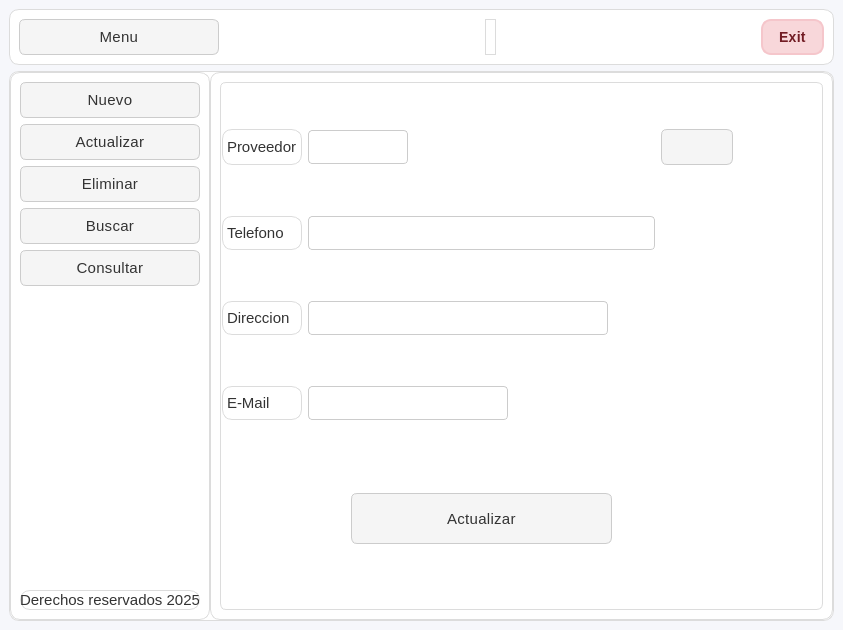
<?xml version="1.0" encoding="UTF-8"?>
<ui version="4.0">
 <class>MainWindow</class>
 <widget class="QMainWindow" name="MainWindow">
  <property name="geometry">
   <rect>
    <x>0</x>
    <y>0</y>
    <width>843</width>
    <height>630</height>
   </rect>
  </property>
  <property name="windowTitle">
   <string>MainWindow</string>
  </property>
  <property name="styleSheet">
   <string notr="true">/* === Estilo general === */
QMainWindow {
    background-color: #f6f7fb;
    color: #333333;
    font-family: &quot;Segoe UI Variable&quot;, &quot;Roboto&quot;, &quot;Open Sans&quot;, sans-serif;
    font-size: 16px;
    font-weight: 300; /* Más delgada */
}

/* === Frames === */
QFrame {
    background-color: #ffffff;
    border-radius: 10px;
    border: 1px solid #dcdcdc;
}

/* Barra superior */
#frame_superior {
    background-color: #e8ecf1;
    border: none;
}

/* Panel lateral */
#frame_lateral {
    background-color: #f1f3f6;
    border-right: 1px solid #d1d1d1;
}

/* Área principal */
#frame_paginas {
    background-color: #ffffff;
}

/* === Botones === */
QPushButton {
    background-color: #f5f5f5;
    color: #333333;
    border: 1px solid #cccccc;
    border-radius: 6px;
    padding: 8px 14px;
    font-weight: 400;
    font-size: 15px;
    letter-spacing: 0.3px;
}

QPushButton:hover {
    background-color: #0078d7;
    color: #ffffff;
    border: 1px solid #0078d7;
}

QPushButton:pressed {
    background-color: #005a9e;
    color: #ffffff;
    border: 1px solid #005a9e;
}

/* Botón principal (Menú) */
#boton_menu {
    background-color: #0078d7;
    color: white;
    border: none;
    font-weight: 400;
}
#boton_menu:hover {
    background-color: #006cbe;
}
#boton_menu:pressed {
    background-color: #005a9e;
}

/* Botón salir */
#boton_salir {
    background-color: #e74c3c;
    color: white;
    border: none;
}
#boton_salir:hover {
    background-color: #c0392b;
}
#boton_salir:pressed {
    background-color: #a93226;
}

/* === Campos de texto === */
QLineEdit {
    background-color: #ffffff;
    color: #333333;
    border: 1px solid #cccccc;
    border-radius: 4px;
    padding: 6px 8px;
    font-size: 15px;
    font-weight: 300;
}

QLineEdit:focus {
    border: 1px solid #0078d7;
    background-color: #f9fcff;
}

/* === Labels === */
QLabel {
    color: #333333;
    font-weight: 300;
    font-size: 15px;
}

/* Label inferior o secundario */
#label {
    color: #666666;
    font-size: 13px;
    font-style: italic;
}

/* === Stacked Widget === */
QStackedWidget {
    background-color: #ffffff;
    border: 1px solid #dcdcdc;
    border-radius: 6px;
}

/* === Scrollbars === */
QScrollBar:vertical {
    border: none;
    background: #f0f0f0;
    width: 10px;
    border-radius: 4px;
}
QScrollBar::handle:vertical {
    background: #cccccc;
    min-height: 20px;
    border-radius: 4px;
}
QScrollBar::handle:vertical:hover {
    background: #0078d7;
}
QScrollBar::add-line:vertical,
QScrollBar::sub-line:vertical {
    height: 0;
}

/* === Layouts === */
QVBoxLayout, QHBoxLayout {
    spacing: 10px;
}

/* === Botones laterales === */
#boton_agregar, #boton_buscar, #boton_actualizar, #boton_eliminar, #boton_consultar {
    background-color: #ffffff;
    border: 1px solid #cccccc;
    color: #333333;
    font-weight: 400;
    font-size: 15px;
}

#boton_agregar:hover, 
#boton_buscar:hover, 
#boton_actualizar:hover, 
#boton_eliminar:hover,
#boton_consultar:hover {
    background-color: #e8f0fe;
    border: 1px solid #0078d7;
    color: #0078d7;
}

#boton_agregar:pressed, 
#boton_buscar:pressed, 
#boton_actualizar:pressed, 
#boton_eliminar:pressed ,
#boton_consultar:pressed{
    background-color: #cce0ff;
}

/* === Tooltips === */
QToolTip {
    background-color: #ffffff;
    color: #333333;
    border: 1px solid #0078d7;
    padding: 6px;
    border-radius: 4px;
    font-size: 14px;
}</string>
  </property>
  <widget class="QWidget" name="centralwidget">
   <layout class="QVBoxLayout" name="verticalLayout">
    <item>
     <widget class="QFrame" name="frame_superior2">
      <property name="minimumSize">
       <size>
        <width>50</width>
        <height>50</height>
       </size>
      </property>
      <property name="frameShape">
       <enum>QFrame::StyledPanel</enum>
      </property>
      <property name="frameShadow">
       <enum>QFrame::Raised</enum>
      </property>
      <layout class="QHBoxLayout" name="horizontalLayout">
       <item>
        <widget class="QPushButton" name="boton_menu2">
         <property name="minimumSize">
          <size>
           <width>200</width>
           <height>35</height>
          </size>
         </property>
         <property name="text">
          <string>Menu</string>
         </property>
         <property name="icon">
          <iconset>
           <normaloff>../resources/imagenes/boton_menu.png</normaloff>../resources/imagenes/boton_menu.png</iconset>
         </property>
         <property name="iconSize">
          <size>
           <width>32</width>
           <height>32</height>
          </size>
         </property>
        </widget>
       </item>
       <item>
        <spacer name="horizontalSpacer">
         <property name="orientation">
          <enum>Qt::Horizontal</enum>
         </property>
         <property name="sizeHint" stdset="0">
          <size>
           <width>195</width>
           <height>20</height>
          </size>
         </property>
        </spacer>
       </item>
       <item>
        <widget class="QLabel" name="label2">
         <property name="text">
          <string/>
         </property>
        </widget>
       </item>
       <item>
        <spacer name="horizontalSpacer_2">
         <property name="orientation">
          <enum>Qt::Horizontal</enum>
         </property>
         <property name="sizeHint" stdset="0">
          <size>
           <width>195</width>
           <height>20</height>
          </size>
         </property>
        </spacer>
       </item>
       <item>
        <widget class="QPushButton" name="boton_salir2">
         <property name="minimumSize">
          <size>
           <width>0</width>
           <height>35</height>
          </size>
         </property>
         <property name="styleSheet">
          <string notr="true">QPushButton {
    background-color: #f8d7da;        /* Fondo suave rojizo */
    color: #721c24;                   /* Texto rojo oscuro */
    border: 2px solid #f5c6cb;        /* Borde acorde al fondo */
    border-radius: 10px;              /* Bordes redondeados */
    padding: 8px 16px;                /* Espaciado interno */
    font-weight: bold;                /* Texto en negritas */
    font-size: 14px;                  /* Tamaño de fuente */
}

QPushButton:hover {
    background-color: #f5c6cb;        /* Más oscuro al pasar el mouse */
    color: #491217;
}

QPushButton:pressed {
    background-color: #f1b0b7;        /* Aún más oscuro al presionar */
    border: 2px solid #e09aa2;
}
</string>
         </property>
         <property name="text">
          <string>Exit</string>
         </property>
         <property name="icon">
          <iconset>
           <normaloff>../resources/imagenes/salir.png</normaloff>../resources/imagenes/salir.png</iconset>
         </property>
         <property name="iconSize">
          <size>
           <width>32</width>
           <height>32</height>
          </size>
         </property>
        </widget>
       </item>
      </layout>
     </widget>
    </item>
    <item>
     <widget class="QFrame" name="frame_central">
      <property name="frameShape">
       <enum>QFrame::StyledPanel</enum>
      </property>
      <property name="frameShadow">
       <enum>QFrame::Raised</enum>
      </property>
      <layout class="QHBoxLayout" name="horizontalLayout_2">
       <property name="spacing">
        <number>0</number>
       </property>
       <property name="leftMargin">
        <number>0</number>
       </property>
       <property name="topMargin">
        <number>0</number>
       </property>
       <property name="rightMargin">
        <number>0</number>
       </property>
       <property name="bottomMargin">
        <number>0</number>
       </property>
       <item>
        <widget class="QFrame" name="frame_lateral2">
         <property name="minimumSize">
          <size>
           <width>200</width>
           <height>0</height>
          </size>
         </property>
         <property name="maximumSize">
          <size>
           <width>0</width>
           <height>16777215</height>
          </size>
         </property>
         <property name="frameShape">
          <enum>QFrame::StyledPanel</enum>
         </property>
         <property name="frameShadow">
          <enum>QFrame::Raised</enum>
         </property>
         <layout class="QVBoxLayout" name="verticalLayout_2">
          <item>
           <widget class="QPushButton" name="boton_agregar2">
            <property name="text">
             <string>Nuevo</string>
            </property>
            <property name="icon">
             <iconset>
              <normaloff>../resources/imagenes/boton_agregar.png</normaloff>../resources/imagenes/boton_agregar.png</iconset>
            </property>
            <property name="iconSize">
             <size>
              <width>32</width>
              <height>32</height>
             </size>
            </property>
           </widget>
          </item>
          <item>
           <widget class="QPushButton" name="boton_actualizar2">
            <property name="text">
             <string>Actualizar</string>
            </property>
            <property name="icon">
             <iconset>
              <normaloff>../resources/imagenes/boton_modificar.png</normaloff>../resources/imagenes/boton_modificar.png</iconset>
            </property>
            <property name="iconSize">
             <size>
              <width>32</width>
              <height>32</height>
             </size>
            </property>
           </widget>
          </item>
          <item>
           <widget class="QPushButton" name="boton_eliminar2">
            <property name="text">
             <string>Eliminar</string>
            </property>
            <property name="icon">
             <iconset>
              <normaloff>../resources/imagenes/boton_eliminar.png</normaloff>../resources/imagenes/boton_eliminar.png</iconset>
            </property>
            <property name="iconSize">
             <size>
              <width>32</width>
              <height>32</height>
             </size>
            </property>
           </widget>
          </item>
          <item>
           <widget class="QPushButton" name="boton_buscar2">
            <property name="text">
             <string>Buscar</string>
            </property>
            <property name="icon">
             <iconset>
              <normaloff>../resources/imagenes/BUSCAR.png</normaloff>../resources/imagenes/BUSCAR.png</iconset>
            </property>
            <property name="iconSize">
             <size>
              <width>32</width>
              <height>32</height>
             </size>
            </property>
           </widget>
          </item>
          <item>
           <widget class="QPushButton" name="boton_consultar2">
            <property name="text">
             <string>Consultar</string>
            </property>
            <property name="icon">
             <iconset>
              <normaloff>../resources/imagenes/boton_consultar.png</normaloff>../resources/imagenes/boton_consultar.png</iconset>
            </property>
            <property name="iconSize">
             <size>
              <width>32</width>
              <height>32</height>
             </size>
            </property>
           </widget>
          </item>
          <item>
           <spacer name="verticalSpacer">
            <property name="orientation">
             <enum>Qt::Vertical</enum>
            </property>
            <property name="sizeHint" stdset="0">
             <size>
              <width>20</width>
              <height>216</height>
             </size>
            </property>
           </spacer>
          </item>
          <item>
           <widget class="QLabel" name="label_mensaje2">
            <property name="text">
             <string>Derechos reservados 2025</string>
            </property>
            <property name="alignment">
             <set>Qt::AlignCenter</set>
            </property>
           </widget>
          </item>
         </layout>
        </widget>
       </item>
       <item>
        <widget class="QFrame" name="frame_paginas2">
         <property name="frameShape">
          <enum>QFrame::StyledPanel</enum>
         </property>
         <property name="frameShadow">
          <enum>QFrame::Raised</enum>
         </property>
         <layout class="QVBoxLayout" name="verticalLayout_3">
          <item>
           <widget class="QStackedWidget" name="stackedWidget">
            <property name="currentIndex">
             <number>4</number>
            </property>
            <widget class="QWidget" name="page_agregar2">
             <widget class="QPushButton" name="accion_agregar2">
              <property name="geometry">
               <rect>
                <x>129</x>
                <y>409</y>
                <width>261</width>
                <height>51</height>
               </rect>
              </property>
              <property name="text">
               <string>Guardar</string>
              </property>
              <property name="icon">
               <iconset>
                <normaloff>../resources/imagenes/guardar.png</normaloff>../resources/imagenes/guardar.png</iconset>
              </property>
              <property name="iconSize">
               <size>
                <width>32</width>
                <height>320</height>
               </size>
              </property>
             </widget>
             <widget class="QWidget" name="layoutWidget">
              <property name="geometry">
               <rect>
                <x>0</x>
                <y>0</y>
                <width>521</width>
                <height>391</height>
               </rect>
              </property>
              <layout class="QGridLayout" name="gridLayout">
               <item row="1" column="0">
                <widget class="QLabel" name="label_3">
                 <property name="text">
                  <string>Telefono</string>
                 </property>
                </widget>
               </item>
               <item row="0" column="0">
                <widget class="QLabel" name="label_2">
                 <property name="minimumSize">
                  <size>
                   <width>0</width>
                   <height>0</height>
                  </size>
                 </property>
                 <property name="maximumSize">
                  <size>
                   <width>16777215</width>
                   <height>16777215</height>
                  </size>
                 </property>
                 <property name="text">
                  <string>Proveedor</string>
                 </property>
                </widget>
               </item>
               <item row="2" column="0">
                <widget class="QLabel" name="label_4">
                 <property name="text">
                  <string>Direccion</string>
                 </property>
                </widget>
               </item>
               <item row="2" column="1">
                <widget class="QLineEdit" name="existencia_agregar2">
                 <property name="minimumSize">
                  <size>
                   <width>60</width>
                   <height>0</height>
                  </size>
                 </property>
                 <property name="maximumSize">
                  <size>
                   <width>300</width>
                   <height>16777215</height>
                  </size>
                 </property>
                </widget>
               </item>
               <item row="0" column="1">
                <widget class="QLineEdit" name="sku_agregar2">
                 <property name="minimumSize">
                  <size>
                   <width>100</width>
                   <height>0</height>
                  </size>
                 </property>
                 <property name="maximumSize">
                  <size>
                   <width>100</width>
                   <height>16777215</height>
                  </size>
                 </property>
                </widget>
               </item>
               <item row="3" column="0">
                <widget class="QLabel" name="label_5">
                 <property name="text">
                  <string>E-Mail</string>
                 </property>
                </widget>
               </item>
               <item row="3" column="1">
                <widget class="QLineEdit" name="precio_agregar2">
                 <property name="minimumSize">
                  <size>
                   <width>80</width>
                   <height>0</height>
                  </size>
                 </property>
                 <property name="maximumSize">
                  <size>
                   <width>200</width>
                   <height>16777215</height>
                  </size>
                 </property>
                </widget>
               </item>
               <item row="1" column="1">
                <widget class="QLineEdit" name="descripcion_agregar2">
                 <property name="minimumSize">
                  <size>
                   <width>200</width>
                   <height>0</height>
                  </size>
                 </property>
                </widget>
               </item>
              </layout>
             </widget>
            </widget>
            <widget class="QWidget" name="page_eliminar2">
             <widget class="QPushButton" name="accion_eliminar2">
              <property name="geometry">
               <rect>
                <x>129</x>
                <y>409</y>
                <width>261</width>
                <height>51</height>
               </rect>
              </property>
              <property name="text">
               <string>Eliminar</string>
              </property>
              <property name="icon">
               <iconset>
                <normaloff>../resources/imagenes/boton_eliminar.png</normaloff>../resources/imagenes/boton_eliminar.png</iconset>
              </property>
              <property name="iconSize">
               <size>
                <width>32</width>
                <height>320</height>
               </size>
              </property>
             </widget>
             <widget class="QWidget" name="layoutWidget">
              <property name="geometry">
               <rect>
                <x>0</x>
                <y>0</y>
                <width>441</width>
                <height>361</height>
               </rect>
              </property>
              <layout class="QGridLayout" name="gridLayout_3">
               <item row="0" column="0">
                <widget class="QLabel" name="label_15">
                 <property name="minimumSize">
                  <size>
                   <width>0</width>
                   <height>0</height>
                  </size>
                 </property>
                 <property name="maximumSize">
                  <size>
                   <width>16777215</width>
                   <height>16777215</height>
                  </size>
                 </property>
                 <property name="text">
                  <string>Proveedor</string>
                 </property>
                </widget>
               </item>
               <item row="2" column="1">
                <widget class="QLineEdit" name="existencia_eliminar2">
                 <property name="minimumSize">
                  <size>
                   <width>60</width>
                   <height>0</height>
                  </size>
                 </property>
                 <property name="maximumSize">
                  <size>
                   <width>300</width>
                   <height>16777215</height>
                  </size>
                 </property>
                </widget>
               </item>
               <item row="2" column="0">
                <widget class="QLabel" name="label_14">
                 <property name="text">
                  <string>Direccion</string>
                 </property>
                </widget>
               </item>
               <item row="1" column="1">
                <widget class="QLineEdit" name="descripcion_eliminar2">
                 <property name="maximumSize">
                  <size>
                   <width>150</width>
                   <height>16777215</height>
                  </size>
                 </property>
                </widget>
               </item>
               <item row="1" column="0">
                <widget class="QLabel" name="label_16">
                 <property name="text">
                  <string>Telefono</string>
                 </property>
                </widget>
               </item>
               <item row="0" column="1">
                <widget class="QLineEdit" name="sku_eliminar2">
                 <property name="minimumSize">
                  <size>
                   <width>100</width>
                   <height>0</height>
                  </size>
                 </property>
                 <property name="maximumSize">
                  <size>
                   <width>125</width>
                   <height>16777215</height>
                  </size>
                 </property>
                </widget>
               </item>
               <item row="3" column="1">
                <widget class="QLineEdit" name="precio_eliminar2">
                 <property name="minimumSize">
                  <size>
                   <width>80</width>
                   <height>0</height>
                  </size>
                 </property>
                 <property name="maximumSize">
                  <size>
                   <width>200</width>
                   <height>16777215</height>
                  </size>
                 </property>
                </widget>
               </item>
               <item row="3" column="0">
                <widget class="QLabel" name="label_17">
                 <property name="text">
                  <string>E-Mail</string>
                 </property>
                </widget>
               </item>
               <item row="0" column="2">
                <widget class="QPushButton" name="buscar_eliminar2">
                 <property name="text">
                  <string/>
                 </property>
                 <property name="icon">
                  <iconset>
                   <normaloff>../resources/imagenes/BUSCAR.png</normaloff>../resources/imagenes/BUSCAR.png</iconset>
                 </property>
                </widget>
               </item>
              </layout>
             </widget>
            </widget>
            <widget class="QWidget" name="page_buscar2">
             <widget class="QWidget" name="layoutWidget_2">
              <property name="geometry">
               <rect>
                <x>0</x>
                <y>0</y>
                <width>511</width>
                <height>381</height>
               </rect>
              </property>
              <layout class="QGridLayout" name="gridLayout_5">
               <item row="0" column="0">
                <widget class="QLabel" name="label_22">
                 <property name="minimumSize">
                  <size>
                   <width>0</width>
                   <height>0</height>
                  </size>
                 </property>
                 <property name="maximumSize">
                  <size>
                   <width>16777215</width>
                   <height>16777215</height>
                  </size>
                 </property>
                 <property name="text">
                  <string>Proveedor</string>
                 </property>
                </widget>
               </item>
               <item row="1" column="1">
                <widget class="QLineEdit" name="descripcion_buscar2"/>
               </item>
               <item row="2" column="0">
                <widget class="QLabel" name="label_24">
                 <property name="text">
                  <string>Direccion</string>
                 </property>
                </widget>
               </item>
               <item row="0" column="1">
                <widget class="QLineEdit" name="sku_buscar2">
                 <property name="minimumSize">
                  <size>
                   <width>100</width>
                   <height>0</height>
                  </size>
                 </property>
                 <property name="maximumSize">
                  <size>
                   <width>150</width>
                   <height>16777215</height>
                  </size>
                 </property>
                </widget>
               </item>
               <item row="1" column="0">
                <widget class="QLabel" name="label_23">
                 <property name="text">
                  <string>Telefono</string>
                 </property>
                </widget>
               </item>
               <item row="3" column="0">
                <widget class="QLabel" name="label_25">
                 <property name="text">
                  <string>E-Mail</string>
                 </property>
                </widget>
               </item>
               <item row="2" column="1">
                <widget class="QLineEdit" name="existencia_buscar2">
                 <property name="minimumSize">
                  <size>
                   <width>300</width>
                   <height>0</height>
                  </size>
                 </property>
                 <property name="maximumSize">
                  <size>
                   <width>60</width>
                   <height>16777215</height>
                  </size>
                 </property>
                </widget>
               </item>
               <item row="3" column="1">
                <widget class="QLineEdit" name="precio_buscar2">
                 <property name="minimumSize">
                  <size>
                   <width>200</width>
                   <height>0</height>
                  </size>
                 </property>
                 <property name="maximumSize">
                  <size>
                   <width>80</width>
                   <height>16777215</height>
                  </size>
                 </property>
                </widget>
               </item>
               <item row="0" column="2">
                <widget class="QPushButton" name="buscar_buscar2">
                 <property name="text">
                  <string/>
                 </property>
                 <property name="icon">
                  <iconset>
                   <normaloff>../resources/imagenes/BUSCAR.png</normaloff>../resources/imagenes/BUSCAR.png</iconset>
                 </property>
                </widget>
               </item>
              </layout>
             </widget>
             <widget class="QPushButton" name="accion_limpiar2">
              <property name="geometry">
               <rect>
                <x>129</x>
                <y>409</y>
                <width>261</width>
                <height>51</height>
               </rect>
              </property>
              <property name="text">
               <string>Limpiar</string>
              </property>
              <property name="icon">
               <iconset>
                <normaloff>../resources/imagenes/limpiar.png</normaloff>../resources/imagenes/limpiar.png</iconset>
              </property>
              <property name="iconSize">
               <size>
                <width>32</width>
                <height>320</height>
               </size>
              </property>
             </widget>
            </widget>
            <widget class="QWidget" name="page_consultar2">
             <layout class="QVBoxLayout" name="verticalLayout_4">
              <item>
               <widget class="QPushButton" name="boton_refresh2">
                <property name="text">
                 <string/>
                </property>
                <property name="icon">
                 <iconset>
                  <normaloff>../resources/imagenes/boton_refrescar.png</normaloff>../resources/imagenes/boton_refrescar.png</iconset>
                </property>
                <property name="iconSize">
                 <size>
                  <width>32</width>
                  <height>32</height>
                 </size>
                </property>
               </widget>
              </item>
              <item>
               <widget class="QTableWidget" name="tabla_consulta2">
                <property name="styleSheet">
                 <string notr="true">/* === Tablas === */
QTableWidget {
    background-color: #ffffff;
    color: #333333;
    gridline-color: #e0e0e0;
    border: 1px solid #dcdcdc;
    border-radius: 6px;
    font-family: &quot;Segoe UI Variable&quot;, &quot;Roboto&quot;, &quot;Open Sans&quot;, sans-serif;
    font-size: 15px;
    font-weight: 300;
    selection-background-color: #e8f0fe; /* azul claro al seleccionar */
    selection-color: #0078d7;
    alternate-background-color: #f9fafc; /* filas alternadas */
}

/* Cabecera horizontal */
QHeaderView::section {
    background-color: #f1f3f6;
    color: #333333;
    border: 1px solid #dcdcdc;
    border-radius: 4px;
    font-weight: 400;
    font-size: 15px;
    padding: 8px;
}

/* Cabecera horizontal al pasar el cursor */
QHeaderView::section:hover {
    background-color: #e8ecf1;
}

/* Celdas */
QTableWidget::item {
    padding: 6px;
    border: none;
}

/* Celda seleccionada */
QTableWidget::item:selected {
    background-color: #e8f0fe;
    color: #0078d7;
}

/* Bordes del header alineados al contenido */
QHeaderView {
    border: none;
}

/* Barra de desplazamiento dentro de la tabla */
QTableCornerButton::section {
    background-color: #f1f3f6;
    border: 1px solid #dcdcdc;
}

/* Scrollbars coherentes dentro de tablas */
QTableWidget QScrollBar:vertical {
    border: none;
    background: #f0f0f0;
    width: 10px;
    border-radius: 4px;
}
QTableWidget QScrollBar::handle:vertical {
    background: #cccccc;
    min-height: 20px;
    border-radius: 4px;
}
QTableWidget QScrollBar::handle:vertical:hover {
    background: #0078d7;
}
QTableWidget QScrollBar::add-line:vertical,
QTableWidget QScrollBar::sub-line:vertical {
    height: 0;
}</string>
                </property>
                <column>
                 <property name="text">
                  <string>Proveedor</string>
                 </property>
                </column>
                <column>
                 <property name="text">
                  <string>Telefono</string>
                 </property>
                </column>
                <column>
                 <property name="text">
                  <string>Direccion</string>
                 </property>
                </column>
                <column>
                 <property name="text">
                  <string>E-Mail</string>
                 </property>
                </column>
               </widget>
              </item>
             </layout>
            </widget>
            <widget class="QWidget" name="page_actualizar2">
             <widget class="QWidget" name="layoutWidget">
              <property name="geometry">
               <rect>
                <x>1</x>
                <y>1</y>
                <width>511</width>
                <height>381</height>
               </rect>
              </property>
              <layout class="QGridLayout" name="gridLayout_2">
               <item row="0" column="0">
                <widget class="QLabel" name="label_10">
                 <property name="minimumSize">
                  <size>
                   <width>0</width>
                   <height>0</height>
                  </size>
                 </property>
                 <property name="maximumSize">
                  <size>
                   <width>16777215</width>
                   <height>16777215</height>
                  </size>
                 </property>
                 <property name="text">
                  <string>Proveedor</string>
                 </property>
                </widget>
               </item>
               <item row="0" column="1">
                <widget class="QLineEdit" name="sku_actualizar2">
                 <property name="minimumSize">
                  <size>
                   <width>100</width>
                   <height>0</height>
                  </size>
                 </property>
                 <property name="maximumSize">
                  <size>
                   <width>100</width>
                   <height>16777215</height>
                  </size>
                 </property>
                </widget>
               </item>
               <item row="3" column="0">
                <widget class="QLabel" name="label_13">
                 <property name="text">
                  <string>E-Mail</string>
                 </property>
                </widget>
               </item>
               <item row="3" column="1">
                <widget class="QLineEdit" name="precio_actualizar2">
                 <property name="minimumSize">
                  <size>
                   <width>200</width>
                   <height>0</height>
                  </size>
                 </property>
                 <property name="maximumSize">
                  <size>
                   <width>80</width>
                   <height>16777215</height>
                  </size>
                 </property>
                </widget>
               </item>
               <item row="1" column="0">
                <widget class="QLabel" name="label_11">
                 <property name="text">
                  <string>Telefono</string>
                 </property>
                </widget>
               </item>
               <item row="2" column="0">
                <widget class="QLabel" name="label_12">
                 <property name="text">
                  <string>Direccion</string>
                 </property>
                </widget>
               </item>
               <item row="1" column="1">
                <widget class="QLineEdit" name="descripcion_actualizar2"/>
               </item>
               <item row="2" column="1">
                <widget class="QLineEdit" name="existencia_actualizar2">
                 <property name="minimumSize">
                  <size>
                   <width>300</width>
                   <height>0</height>
                  </size>
                 </property>
                 <property name="maximumSize">
                  <size>
                   <width>60</width>
                   <height>16777215</height>
                  </size>
                 </property>
                </widget>
               </item>
               <item row="0" column="2">
                <widget class="QPushButton" name="buscar_actualizar2">
                 <property name="text">
                  <string/>
                 </property>
                 <property name="icon">
                  <iconset>
                   <normaloff>../resources/imagenes/BUSCAR.png</normaloff>../resources/imagenes/BUSCAR.png</iconset>
                 </property>
                </widget>
               </item>
              </layout>
             </widget>
             <widget class="QPushButton" name="accion_actualizar2">
              <property name="geometry">
               <rect>
                <x>130</x>
                <y>410</y>
                <width>261</width>
                <height>51</height>
               </rect>
              </property>
              <property name="text">
               <string>Actualizar</string>
              </property>
              <property name="icon">
               <iconset>
                <normaloff>../resources/imagenes/boton_modificar.png</normaloff>../resources/imagenes/boton_modificar.png</iconset>
              </property>
              <property name="iconSize">
               <size>
                <width>32</width>
                <height>320</height>
               </size>
              </property>
             </widget>
            </widget>
           </widget>
          </item>
         </layout>
        </widget>
       </item>
      </layout>
     </widget>
    </item>
   </layout>
  </widget>
 </widget>
 <resources/>
 <connections/>
</ui>
